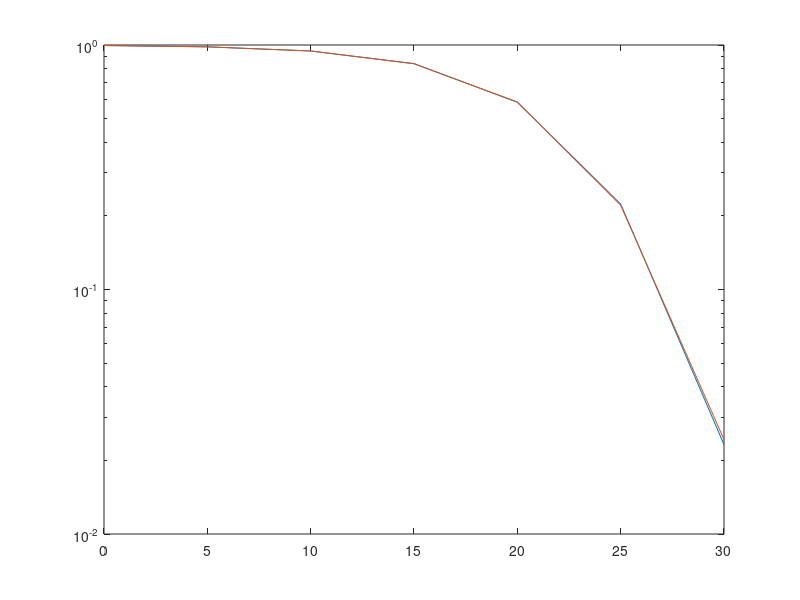

Recreate this plot in MATLAB.
clear all 
 snrdb = [0 :5 : 30]; ct=50000;
   N=5;
 snr0=10^((30)/10);
 
  R0 = 1; %snr0 = (2^R0-1)/h0;
  Ri=0.5;
   eps0 = (2^R0-1)/snr0;
   
 for k =  1:length(snrdb)
    snr = 10^((snrdb(k))/10);  %snr0 = snr;
    tau = 0.1;%/snr;         
        
   sum1=0; sum2=0; sum3=0;sum4=0;  
  for ix = 1 :ct       
      h0 = abs(complex(sqrt(0.5)*randn(1,1),sqrt(0.5)*randn(1,1))).^2;
      
     nxx = 0;
     while nxx<N 
         hx = abs(complex(sqrt(0.5)*randn(1,1),sqrt(0.5)*randn(1,1))).^2;
         if hx>tau
             nxx = nxx+1;
             h(nxx) = hx;
         end
     end
     h = sort(h, 'ascend');    
     
     %the best user's rate - single user
     if log2(1+h(N)*snr/(h0*snr0 +1 ))<Ri
         sum1 = sum1+1;
     end
     
  end
  p1(k) = sum1/ct;
  
  %analytical results
  Pxx = 0;
  eps0 = 2^R0-1; eps1 = 2^Ri-1; 
  for p =0 : N
      Pxx = Pxx + factorial(N)/factorial(N-p)/factorial(p)...
          *(-1)^p*exp(p*tau)*exp(-p/snr*eps1)...
          *exp(-(1+p/snr*eps1*snr0)*max(0,snr/snr0/eps1*tau-1/snr0))...
          /(1+p/snr*eps1*snr0);
  end
  pa(k) = Pxx;  
end
semilogy(snrdb,p1,snrdb,pa)% ,snrdb,  (10.^snrdb/10).^(-1)  )